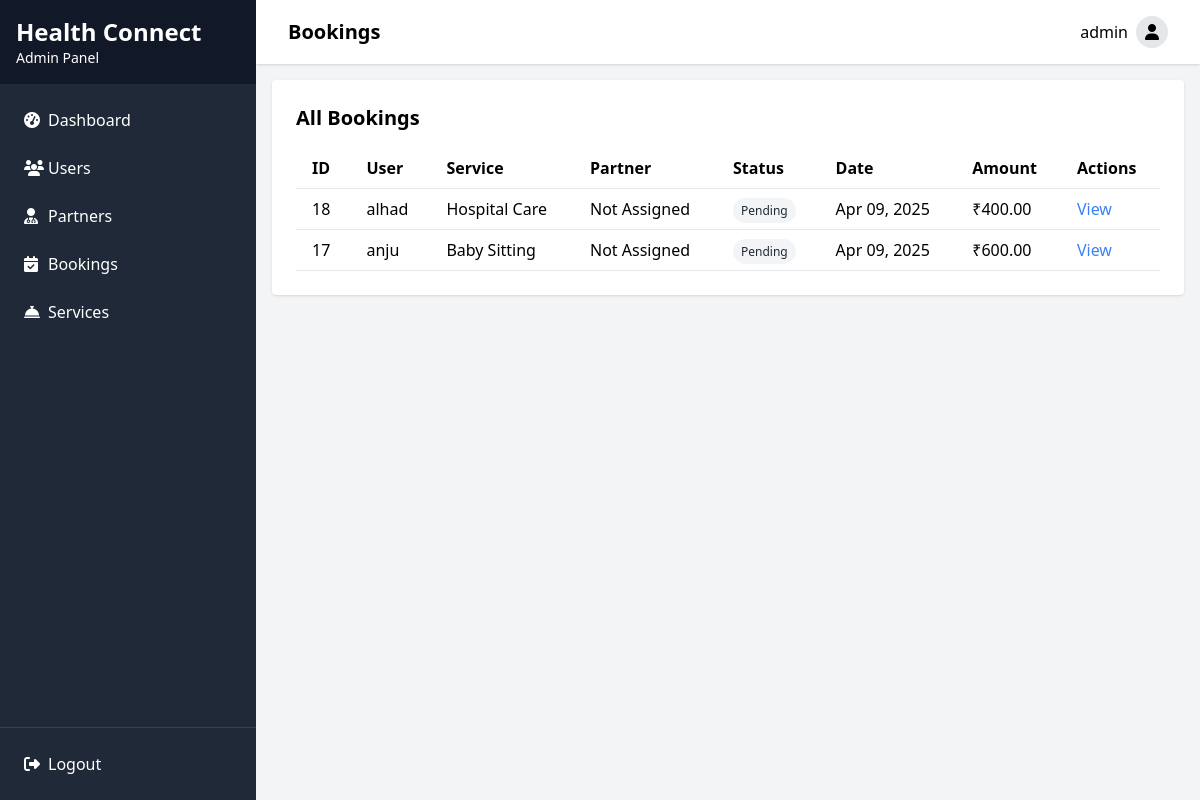
The app's page /adminapp/bookings/ (signed in) with its own data.
### authentication/models.py (models this page shows, shortened)
class CustomUser(AbstractBaseUser):
    phone_number = models.CharField(max_length=15, unique=True)
    email = models.EmailField(unique=True)
    full_name = models.CharField(max_length=255)
    is_partner = models.BooleanField(default=False)
    USERNAME_FIELD = 'phone_number'
    REQUIRED_FIELDS = ['email', 'full_name']
    is_staff = models.BooleanField(default=False)
    is_active = models.BooleanField(default=True)
    is_superuser = models.BooleanField(default=False)
    objects = UserManager()

class Booking(models.Model):
    STATUS_CHOICES = (
        ('pending', 'Pending'),
        ('confirmed', 'Confirmed'),
        ('in_progress', 'In Progress'),
        ('completed', 'Completed'),
        ('cancelled', 'Cancelled'),
    )
    PARTNER_TYPE_CHOICES = (
        ('trained', 'Trained (2+ years)'),
        ('regular', 'Regular (Less than 2 years)'),
    )
    user = models.ForeignKey(CustomUser, on_delete=models.CASCADE, related_name='bookings')
    service_type = models.ForeignKey(ServiceType, on_delete=models.CASCADE)
    partner_type = models.CharField(max_length=10, choices=PARTNER_TYPE_CHOICES)
    partner = models.ForeignKey(Partner, on_delete=models.SET_NULL, null=True, blank=True, related_name='assignments')
    is_instant = models.BooleanField(default=True)  # True for "Book Now", False for "Book Later"
    hours = models.PositiveIntegerField()
    scheduled_date = models.DateField(null=True, blank=True)  # Only for "Book Later"
    scheduled_time = models.TimeField(null=True, blank=True)  # Only for "Book Later"
    notes = models.TextField(blank=True, null=True)  # Optional field for storing additional notes
    user_location = models.CharField(max_length=255)
    lang = models.FloatField(null=True, blank=True)  # Latitude
    long = models.FloatField(null=True, blank=True)  # Longitude
    hospital_location = models.CharField(max_length=255, null=True, blank=True)  # Only for "Checkup Companion"
    status = models.CharField(max_length=15, choices=STATUS_CHOICES, default='pending')
    created_at = models.DateTimeField(auto_now_add=True)
    work_started_at = models.DateTimeField(null=True, blank=True)
    work_ended_at = models.DateTimeField(null=True, blank=True)
    total_amount = models.DecimalField(max_digits=10, decimal_places=2, null=True, blank=True)
    payment_status = models.CharField(max_length=20, default='pending')

class ServiceType(models.Model):
    SERVICE_CHOICES = (
        ('hospital_care', 'Hospital Care'),
        ('checkup_companion', 'Checkup Companion'),
        ('adult_care', 'Adult Care'),
        ('baby_sitting', 'Baby Sitting'),
    )
    name = models.CharField(max_length=50, choices=SERVICE_CHOICES, unique=True)
    description = models.TextField()
    base_hourly_rate = models.DecimalField(max_digits=10, decimal_places=2)
    def __str__(self):
        return self.get_name_display()

### adminapp/views.py (the view)
    def wrapper(request, *args, **kwargs):
        if not request.user.is_authenticated or not request.user.is_superuser:
            return redirect('adminapp:login')
        return view_func(request, *args, **kwargs)

### adminapp/views.py (called while the page is built)
def admin_required(view_func):
    def wrapper(request, *args, **kwargs):
        if not request.user.is_authenticated or not request.user.is_superuser:
            return redirect('adminapp:login')
        return view_func(request, *args, **kwargs)
    return wrapper

@admin_required
def booking_list(request):
    bookings = Booking.objects.all().order_by('-created_at')
    paginator = Paginator(bookings, 20)  # 20 bookings per page
    page_number = request.GET.get('page')
    page_obj = paginator.get_page(page_number)
    return render(request, 'adminapp/booking_list.html', {'page_obj': page_obj})

### adminapp/templates/adminapp/booking_list.html (shortened to what this page needs)
{% extends 'adminapp/base.html' %}
{% block header %}Bookings{% endblock %}
{% block content %}
<div class="mb-4 flex justify-between items-center">
    <h2 class="text-xl font-semibold">All Bookings</h2>
</div>
<div class="overflow-x-auto">
    <table class="min-w-full bg-white">
        <thead>
            <tr>
                <th class="py-2 px-4 border-b text-left">ID</th>
                <th class="py-2 px-4 border-b text-left">User</th>
                <th class="py-2 px-4 border-b text-left">Service</th>
                <th class="py-2 px-4 border-b text-left">Partner</th>
                <th class="py-2 px-4 border-b text-left">Status</th>
                <th class="py-2 px-4 border-b text-left">Date</th>
                <th class="py-2 px-4 border-b text-left">Amount</th>
                <th class="py-2 px-4 border-b text-left">Actions</th>
            </tr>
        </thead>
        <tbody>
            {% for booking in page_obj %}
            <tr>
                <td class="py-2 px-4 border-b">{{ booking.id }}</td>
                <td class="py-2 px-4 border-b">{{ booking.user.full_name }}</td>
                <td class="py-2 px-4 border-b">{{ booking.service_type }}</td>
                <td class="py-2 px-4 border-b">{{ booking.partner.full_name|default:"Not Assigned" }}</td>
                <td class="py-2 px-4 border-b">
                    <span class="px-2 py-1 rounded-full text-xs
                        {% if booking.status == 'completed' %}bg-green-100 text-green-800
                        {% elif booking.status == 'cancelled' %}bg-red-100 text-red-800
                        {% elif booking.status == 'confirmed' %}bg-blue-100 text-blue-800
                        {% elif booking.status == 'in_progress' %}bg-yellow-100 text-yellow-800
                        {% else %}bg-gray-100 text-gray-800{% endif %}">
                        {{ booking.status|title }}
                    </span>
                </td>
                <td class="py-2 px-4 border-b">{{ booking.created_at|date:"M d, Y" }}</td>
                <td class="py-2 px-4 border-b">₹{{ booking.total_amount|default:"0.00" }}</td>
                <td class="py-2 px-4 border-b">
                    <a href="#" class="text-blue-500 hover:underline mr-2">View</a>
                </td>
            </tr>
            {% empty %}
            <tr>
                <td colspan="8" class="py-4 text-center text-gray-500">No bookings found</td>
            </tr>
            {% endfor %}
        </tbody>
    </table>
</div>
{% endblock %}

### adminapp/templates/adminapp/base.html (shortened to what this page needs)
<!DOCTYPE html>
<html lang="en">
<head>
    <script src="https://cdn.tailwindcss.com"></script>
    <link rel="stylesheet" href="https://cdnjs.cloudflare.com/ajax/libs/font-awesome/6.4.0/css/all.min.css">
</head>
<body class="bg-gray-100 min-h-screen flex flex-col">
    {% if user.is_authenticated and user.is_superuser %}
    <div class="flex min-h-screen">
        <div class="bg-gray-800 text-white w-64 flex flex-col">
            <div class="p-4 bg-gray-900">
                <h2 class="text-2xl font-bold">Health Connect</h2>
                <p class="text-sm">Admin Panel</p>
            </div>
            <nav class="flex-1 p-4">
                <ul>
                    <li class="mb-2">
                        <a href="{% url 'adminapp:dashboard' %}" class="flex items-center p-2 rounded hover:bg-gray-700">
                            <i class="fas fa-tachometer-alt w-6"></i>
                            <span>Dashboard</span>
                        </a>
                    </li>
                    <li class="mb-2">
                        <a href="{% url 'adminapp:user_list' %}" class="flex items-center p-2 rounded hover:bg-gray-700">
                            <i class="fas fa-users w-6"></i>
                            <span>Users</span>
                        </a>
                    </li>
                    <li class="mb-2">
                        <a href="{% url 'adminapp:partner_list' %}" class="flex items-center p-2 rounded hover:bg-gray-700">
                            <i class="fas fa-user-md w-6"></i>
                            <span>Partners</span>
                        </a>
                    </li>
                    <li class="mb-2">
                        <a href="{% url 'adminapp:booking_list' %}" class="flex items-center p-2 rounded hover:bg-gray-700">
                            <i class="fas fa-calendar-check w-6"></i>
                            <span>Bookings</span>
                        </a>
                    </li>
                    <li class="mb-2">
                        <a href="{% url 'adminapp:service_list' %}" class="flex items-center p-2 rounded hover:bg-gray-700">
                            <i class="fas fa-concierge-bell w-6"></i>
                            <span>Services</span>
                        </a>
                    </li>
                </ul>
            </nav>
            <div class="p-4 border-t border-gray-700">
                <a href="{% url 'adminapp:logout' %}" class="flex items-center p-2 rounded hover:bg-gray-700">
                    <i class="fas fa-sign-out-alt w-6"></i>
                    <span>Logout</span>
                </a>
            </div>
        </div>
        <div class="flex-1 flex flex-col overflow-hidden">
            <header class="bg-white shadow">
                <div class="max-w-7xl mx-auto px-4 sm:px-6 lg:px-8 py-4 flex justify-between items-center">
                    <h1 class="text-xl font-semibold">{% block header %}Dashboard{% endblock %}</h1>
                    <div class="flex items-center">
                        <span class="mr-2">{{ user.full_name }}</span>
                        <button class="rounded-full h-8 w-8 bg-gray-200 flex items-center justify-center">
                            <i class="fas fa-user"></i>
                        </button>
                    </div>
                </div>
            </header>
            <main class="flex-1 overflow-auto p-4">
                <div class="bg-white p-6 rounded shadow">
                    {% block content %}{% endblock %}
                </div>
            </main>
        </div>
    </div>
    {% endif %}
</body>
</html>

### records on screen
CustomUser: full_name "admin"
Booking: id "18", user.full_name "alhad", service_type "Hospital Care", partner.full_name "Not Assigned", status "Pending", created_at "Apr 09, 2025", total_amount "400.00"
Booking: id "17", user.full_name "anju", service_type "Baby Sitting", partner.full_name "Not Assigned", status "Pending", created_at "Apr 09, 2025", total_amount "600.00"
